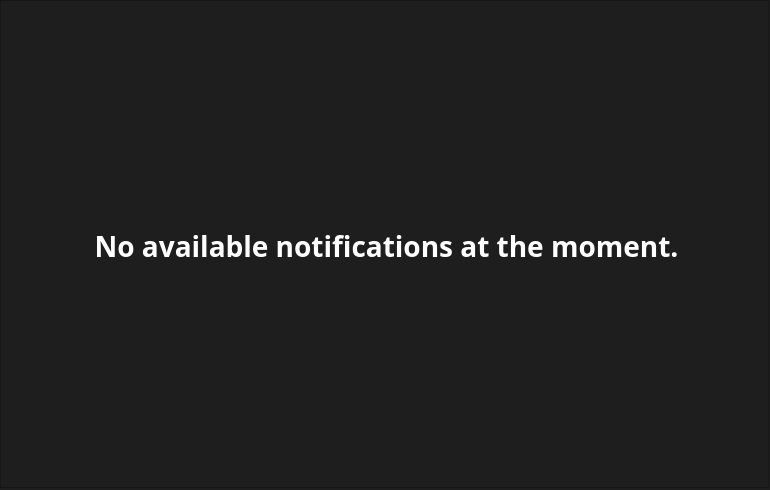
<?xml version="1.0" encoding="UTF-8"?>
<ui version="4.0">
 <class>NotificationsClass</class>
 <widget class="QWidget" name="NotificationsClass">
  <property name="geometry">
   <rect>
    <x>0</x>
    <y>0</y>
    <width>770</width>
    <height>490</height>
   </rect>
  </property>
  <property name="windowTitle">
   <string>Form</string>
  </property>
  <property name="styleSheet">
   <string notr="true"> background-color:#1e1e1e; 
color:white;</string>
  </property>
  <widget class="QScrollArea" name="scrollArea">
   <property name="geometry">
    <rect>
     <x>0</x>
     <y>0</y>
     <width>769</width>
     <height>488</height>
    </rect>
   </property>
   <property name="minimumSize">
    <size>
     <width>740</width>
     <height>470</height>
    </size>
   </property>
   <property name="styleSheet">
    <string notr="true">/* Vertical Scrollbar */
QScrollBar:vertical {
    background: white;
    width: 10px;
    margin: 0px;
}

QScrollBar::handle:vertical {
    background: #8B50FF;
    border-radius: 5px;
    min-height: 10px;
}

QScrollBar::add-line:vertical, 
QScrollBar::sub-line:vertical {
    height: 0px;
}

QScrollBar:horizontal {
    background: white;
    height: 10px;
    margin: 0px;
}

QScrollBar::handle:horizontal {
    background: #8B50FF;
    border-radius: 5px;
    min-width: 10px;
}

QScrollBar::add-line:horizontal, 
QScrollBar::sub-line:horizontal {
    width: 0px;
}

QScrollBar {
    background-color: #1e1e1e;
    border: none;
}
</string>
   </property>
   <property name="widgetResizable">
    <bool>true</bool>
   </property>
   <widget class="QWidget" name="scrollAreaWidgetContents">
    <property name="geometry">
     <rect>
      <x>0</x>
      <y>0</y>
      <width>767</width>
      <height>486</height>
     </rect>
    </property>
    <property name="minimumSize">
     <size>
      <width>0</width>
      <height>400</height>
     </size>
    </property>
    <property name="styleSheet">
     <string notr="true"> background-color:#1e1e1e; 
color:white;</string>
    </property>
    <widget class="QLabel" name="emptyMessage">
     <property name="geometry">
      <rect>
       <x>10</x>
       <y>10</y>
       <width>751</width>
       <height>471</height>
      </rect>
     </property>
     <property name="font">
      <font>
       <family>Futura</family>
       <pointsize>21</pointsize>
       <bold>true</bold>
      </font>
     </property>
     <property name="text">
      <string>No available notifications at the moment.</string>
     </property>
     <property name="alignment">
      <set>Qt::AlignmentFlag::AlignCenter</set>
     </property>
    </widget>
   </widget>
  </widget>
 </widget>
 <resources/>
 <connections/>
</ui>
